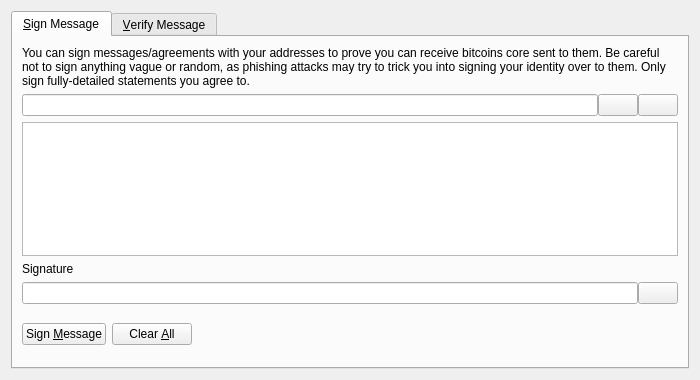
<?xml version="1.0" encoding="UTF-8"?>
<ui version="4.0">
 <class>SignVerifyMessageDialog</class>
 <widget class="QDialog" name="SignVerifyMessageDialog">
  <property name="geometry">
   <rect>
    <x>0</x>
    <y>0</y>
    <width>700</width>
    <height>380</height>
   </rect>
  </property>
  <property name="windowTitle">
   <string>Signatures - Sign / Verify a Message</string>
  </property>
  <property name="modal">
   <bool>true</bool>
  </property>
  <layout class="QVBoxLayout" name="verticalLayout">
   <item>
    <widget class="QTabWidget" name="tabWidget">
     <property name="currentIndex">
      <number>0</number>
     </property>
     <widget class="QWidget" name="tabSignMessage">
      <attribute name="title">
       <string>&amp;Sign Message</string>
      </attribute>
      <layout class="QVBoxLayout" name="verticalLayout_SM">
       <item>
        <widget class="QLabel" name="infoLabel_SM">
         <property name="text">
          <string>You can sign messages/agreements with your addresses to prove you can receive bitcoins core sent to them. Be careful not to sign anything vague or random, as phishing attacks may try to trick you into signing your identity over to them. Only sign fully-detailed statements you agree to.</string>
         </property>
         <property name="textFormat">
          <enum>Qt::PlainText</enum>
         </property>
         <property name="wordWrap">
          <bool>true</bool>
         </property>
        </widget>
       </item>
       <item>
        <layout class="QHBoxLayout" name="horizontalLayout_1_SM">
         <property name="spacing">
          <number>0</number>
         </property>
         <item>
          <widget class="QValidatedLineEdit" name="addressIn_SM">
           <property name="toolTip">
            <string>The Bitcoin address to sign the message with</string>
           </property>
          </widget>
         </item>
         <item>
          <widget class="QPushButton" name="addressBookButton_SM">
           <property name="toolTip">
            <string>Choose previously used address</string>
           </property>
           <property name="text">
            <string/>
           </property>
           <property name="icon">
            <iconset resource="../bitcoin.qrc">
             <normaloff>:/icons/address-book</normaloff>:/icons/address-book</iconset>
           </property>
           <property name="shortcut">
            <string>Alt+A</string>
           </property>
           <property name="autoDefault">
            <bool>false</bool>
           </property>
          </widget>
         </item>
         <item>
          <widget class="QPushButton" name="pasteButton_SM">
           <property name="toolTip">
            <string>Paste address from clipboard</string>
           </property>
           <property name="text">
            <string/>
           </property>
           <property name="icon">
            <iconset resource="../bitcoin.qrc">
             <normaloff>:/icons/editpaste</normaloff>:/icons/editpaste</iconset>
           </property>
           <property name="shortcut">
            <string>Alt+P</string>
           </property>
           <property name="autoDefault">
            <bool>false</bool>
           </property>
          </widget>
         </item>
        </layout>
       </item>
       <item>
        <widget class="QPlainTextEdit" name="messageIn_SM">
         <property name="toolTip">
          <string>Enter the message you want to sign here</string>
         </property>
        </widget>
       </item>
       <item>
        <widget class="QLabel" name="signatureLabel_SM">
         <property name="text">
          <string>Signature</string>
         </property>
         <property name="textFormat">
          <enum>Qt::PlainText</enum>
         </property>
        </widget>
       </item>
       <item>
        <layout class="QHBoxLayout" name="horizontalLayout_2_SM">
         <property name="spacing">
          <number>0</number>
         </property>
         <item>
          <widget class="QLineEdit" name="signatureOut_SM">
           <property name="font">
            <font>
             <italic>true</italic>
            </font>
           </property>
           <property name="readOnly">
            <bool>true</bool>
           </property>
          </widget>
         </item>
         <item>
          <widget class="QPushButton" name="copySignatureButton_SM">
           <property name="toolTip">
            <string>Copy the current signature to the system clipboard</string>
           </property>
           <property name="text">
            <string/>
           </property>
           <property name="icon">
            <iconset resource="../bitcoin.qrc">
             <normaloff>:/icons/editcopy</normaloff>:/icons/editcopy</iconset>
           </property>
           <property name="autoDefault">
            <bool>false</bool>
           </property>
          </widget>
         </item>
        </layout>
       </item>
       <item>
        <layout class="QHBoxLayout" name="horizontalLayout_3_SM">
         <item>
          <widget class="QPushButton" name="signMessageButton_SM">
           <property name="toolTip">
            <string>Sign the message to prove you own this Bitcoin Core address</string>
           </property>
           <property name="text">
            <string>Sign &amp;Message</string>
           </property>
           <property name="icon">
            <iconset resource="../bitcoin.qrc">
             <normaloff>:/icons/edit</normaloff>:/icons/edit</iconset>
           </property>
           <property name="autoDefault">
            <bool>false</bool>
           </property>
          </widget>
         </item>
         <item>
          <widget class="QPushButton" name="clearButton_SM">
           <property name="toolTip">
            <string>Reset all sign message fields</string>
           </property>
           <property name="text">
            <string>Clear &amp;All</string>
           </property>
           <property name="icon">
            <iconset resource="../bitcoin.qrc">
             <normaloff>:/icons/remove</normaloff>:/icons/remove</iconset>
           </property>
           <property name="autoDefault">
            <bool>false</bool>
           </property>
          </widget>
         </item>
         <item>
          <spacer name="horizontalSpacer_1_SM">
           <property name="orientation">
            <enum>Qt::Horizontal</enum>
           </property>
           <property name="sizeHint" stdset="0">
            <size>
             <width>40</width>
             <height>48</height>
            </size>
           </property>
          </spacer>
         </item>
         <item>
          <widget class="QLabel" name="statusLabel_SM">
           <property name="font">
            <font>
             <weight>75</weight>
             <bold>true</bold>
            </font>
           </property>
           <property name="text">
            <string/>
           </property>
           <property name="wordWrap">
            <bool>true</bool>
           </property>
          </widget>
         </item>
         <item>
          <spacer name="horizontalSpacer_2_SM">
           <property name="orientation">
            <enum>Qt::Horizontal</enum>
           </property>
           <property name="sizeHint" stdset="0">
            <size>
             <width>40</width>
             <height>48</height>
            </size>
           </property>
          </spacer>
         </item>
        </layout>
       </item>
      </layout>
     </widget>
     <widget class="QWidget" name="tabVerifyMessage">
      <attribute name="title">
       <string>&amp;Verify Message</string>
      </attribute>
      <layout class="QVBoxLayout" name="verticalLayout_VM">
       <item>
        <widget class="QLabel" name="infoLabel_VM">
         <property name="text">
          <string>Enter the receiver's address, message (ensure you copy line breaks, spaces, tabs, etc. exactly) and signature below to verify the message. Be careful not to read more into the signature than what is in the signed message itself, to avoid being tricked by a man-in-the-middle attack. Note that this only proves the signing party receives with the address, it cannot prove sendership of any transaction!</string>
         </property>
         <property name="textFormat">
          <enum>Qt::PlainText</enum>
         </property>
         <property name="alignment">
          <set>Qt::AlignLeading|Qt::AlignLeft|Qt::AlignTop</set>
         </property>
         <property name="wordWrap">
          <bool>true</bool>
         </property>
        </widget>
       </item>
       <item>
        <layout class="QHBoxLayout" name="horizontalLayout_1_VM">
         <property name="spacing">
          <number>0</number>
         </property>
         <item>
          <widget class="QValidatedLineEdit" name="addressIn_VM">
           <property name="toolTip">
            <string>The Bitcoin Core address the message was signed with</string>
           </property>
          </widget>
         </item>
         <item>
          <widget class="QPushButton" name="addressBookButton_VM">
           <property name="toolTip">
            <string>Choose previously used address</string>
           </property>
           <property name="text">
            <string/>
           </property>
           <property name="icon">
            <iconset resource="../bitcoin.qrc">
             <normaloff>:/icons/address-book</normaloff>:/icons/address-book</iconset>
           </property>
           <property name="shortcut">
            <string>Alt+A</string>
           </property>
           <property name="autoDefault">
            <bool>false</bool>
           </property>
          </widget>
         </item>
        </layout>
       </item>
       <item>
        <widget class="QPlainTextEdit" name="messageIn_VM"/>
       </item>
       <item>
        <widget class="QValidatedLineEdit" name="signatureIn_VM"/>
       </item>
       <item>
        <layout class="QHBoxLayout" name="horizontalLayout_2_VM">
         <item>
          <widget class="QPushButton" name="verifyMessageButton_VM">
           <property name="toolTip">
            <string>Verify the message to ensure it was signed with the specified Bitcoin Core address</string>
           </property>
           <property name="text">
            <string>Verify &amp;Message</string>
           </property>
           <property name="icon">
            <iconset resource="../bitcoin.qrc">
             <normaloff>:/icons/transaction_0</normaloff>:/icons/transaction_0</iconset>
           </property>
           <property name="autoDefault">
            <bool>false</bool>
           </property>
          </widget>
         </item>
         <item>
          <widget class="QPushButton" name="clearButton_VM">
           <property name="toolTip">
            <string>Reset all verify message fields</string>
           </property>
           <property name="text">
            <string>Clear &amp;All</string>
           </property>
           <property name="icon">
            <iconset resource="../bitcoin.qrc">
             <normaloff>:/icons/remove</normaloff>:/icons/remove</iconset>
           </property>
           <property name="autoDefault">
            <bool>false</bool>
           </property>
          </widget>
         </item>
         <item>
          <spacer name="horizontalSpacer_1_VM">
           <property name="orientation">
            <enum>Qt::Horizontal</enum>
           </property>
           <property name="sizeHint" stdset="0">
            <size>
             <width>40</width>
             <height>48</height>
            </size>
           </property>
          </spacer>
         </item>
         <item>
          <widget class="QLabel" name="statusLabel_VM">
           <property name="font">
            <font>
             <weight>75</weight>
             <bold>true</bold>
            </font>
           </property>
           <property name="text">
            <string/>
           </property>
           <property name="wordWrap">
            <bool>true</bool>
           </property>
          </widget>
         </item>
         <item>
          <spacer name="horizontalSpacer_2_VM">
           <property name="orientation">
            <enum>Qt::Horizontal</enum>
           </property>
           <property name="sizeHint" stdset="0">
            <size>
             <width>40</width>
             <height>48</height>
            </size>
           </property>
          </spacer>
         </item>
        </layout>
       </item>
      </layout>
     </widget>
    </widget>
   </item>
  </layout>
 </widget>
 <customwidgets>
  <customwidget>
   <class>QValidatedLineEdit</class>
   <extends>QLineEdit</extends>
   <header>qvalidatedlineedit.h</header>
  </customwidget>
 </customwidgets>
 <resources>
  <include location="../bitcoin.qrc"/>
 </resources>
 <connections/>
</ui>
